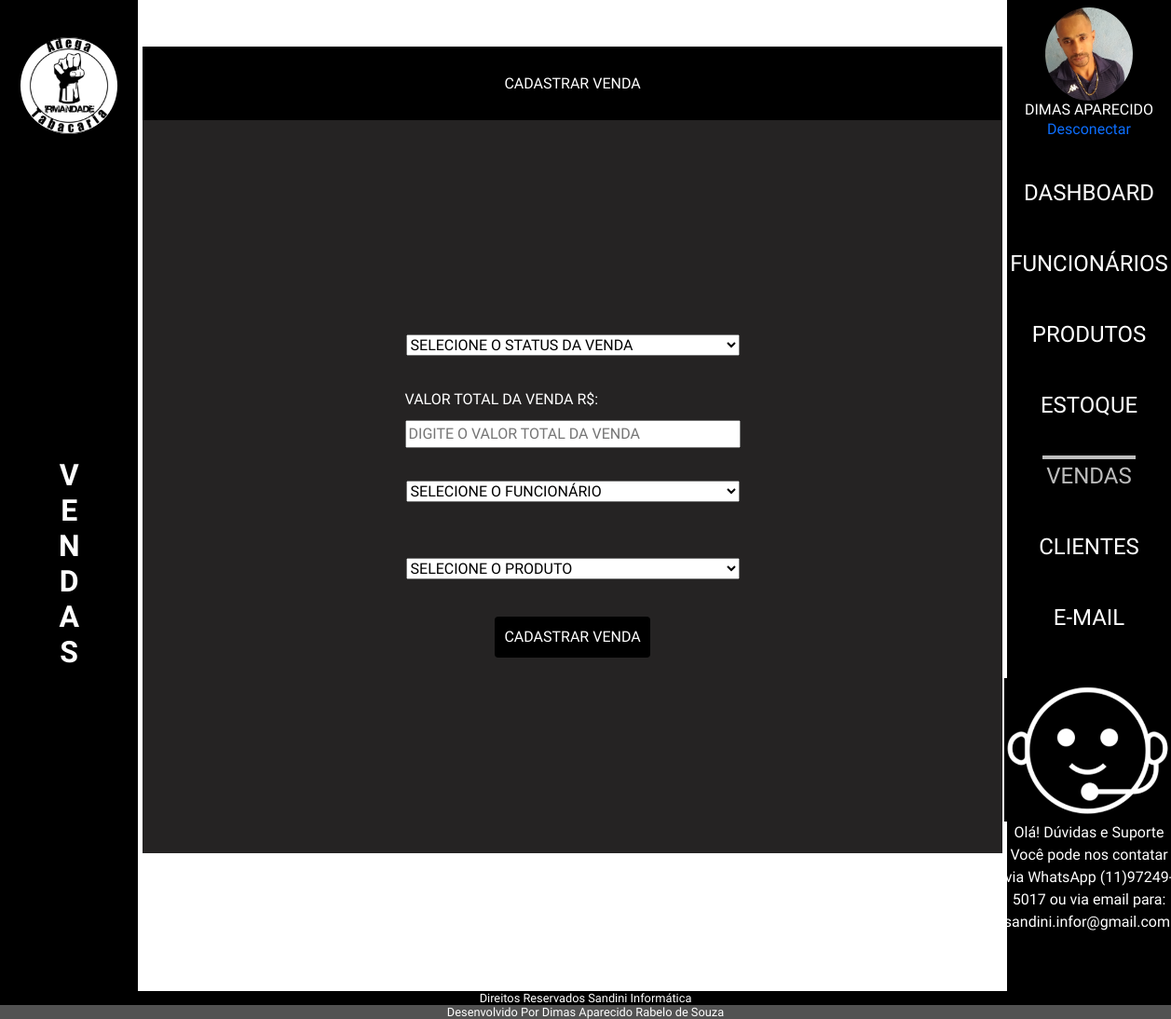
The page /admin/index.php?p=vendas&v=cadastrar (signed in) on the database its author committed.
### tables this page shows
CREATE TABLE `tblusuarios` (
  `idUsuario` int(11) NOT NULL,
  `nomeUsuario` varchar(50) NOT NULL,
  `emailUsuario` varchar(80) NOT NULL,
  `senhaUsuario` varchar(20) NOT NULL,
  `statusUsuario` varchar(10) NOT NULL,
  `fotoUsuario` varchar(100) NOT NULL
);

### admin/authenticacao.php (called while the page is built, shortened)
<?php
if (isset($_SESSION['idUsuario'])) {
    $tipoUsuario = 'cliente';
} elseif (isset($_SESSION['idFuncionario'])) {
    $id = $_SESSION['idFuncionario'];
    $tipoUsuario = 'funcionario';
} else {
    header("location: http://localhost/AdegaIrmandadeLocal/admin/loginAdmin.php");
    exit;
}
$pagina = @$_GET['p'];
require_once('class/cliente.php');
require_once('class/funcionario.php');
if ($tipoUsuario === 'cliente') {
    $usuarios = new ClienteClass($id);
} elseif ($tipoUsuario === 'funcionario') {
    $funcionarios = new FuncionarioClass($id);
    $usuario = $funcionarios;
}

### admin/class/cliente.php (called while the page is built, shortened)
<?php
class ClienteClass
{
    public $idUsuario;
public function __construct($id = false)
    {
        if ($id) {
            $this->idUsuario = $id;
            $this->Carregar();
        }
    }
    public function Carregar()
    {
        $query = "SELECT * FROM tblusuarios WHERE idUsuario = " . $this->idUsuario;
        $conn = Conexao::LigarConexao();
        $resultado = $conn->query($query);
        $lista = $resultado->fetchAll();
        foreach ($lista as $linha) {
            $this->nomeUsuario = $linha['nomeUsuario'];
            $this->fotoUsuario = $linha['fotoUsuario'];
        }
        }
 }

### admin/vendas/cadastrar.php (the view, shortened to what this page needs)
<h1 class="h1Atual">Cadastrar Venda</h1>
<form class="formVendas"   action="index.php?p=vendas&v=cadastrar" method="POST" enctype="multipart/form-data">
    <div>
        <select class="seleVendas"   aria-label="Default select example" name="statusVenda" required>
            <option selected disabled>Selecione o Status da Venda</option>
        </select>
    </div>
    <div>
        <label for="valorTotalVenda">Valor Total da Venda R$:</label>
        <input type="text" name="valorTotalVenda" pattern="\d+(\.\d{1,2})?" id="valorTotalVenda" required placeholder="digite o valor total da venda">
    </div>
    <div>
        <select class="seleVendas"   aria-label="Default select example" name="idFuncionario" id="idFuncionario" required>
            <option selected disabled>Selecione o Funcionário</option>
        </select>
    </div>
    <div>
        <select class="seleVendas" aria-label="Default select example" name="idProduto" id="idProduto" required>
            <option selected disabled>Selecione o Produto</option>
        </select>
    </div>
    <div>
        <button type="submit">Cadastrar Venda</button>
    </div>
</form>

### admin/index.php (shortened to what this page needs)
<?php
require_once('authenticacao.php');
?>
<!DOCTYPE html>
<html lang="pt-BR">
<head>
    <link rel="stylesheet" href="../src/css/reset.css">
    <link rel="stylesheet" href="https://cdnjs.cloudflare.com/ajax/libs/animate.css/4.1.1/animate.min.css">
    <link rel="stylesheet" href="https://cdn.jsdelivr.net/npm/bootstrap@5.3.2/dist/css/bootstrap.min.css">
    <link rel="stylesheet" href="./css/estilo.css">
</head>
<body>
    <main>
        <section class="topoEsquerda">
            <h1>
                <img src="img/logoadega.png" alt=" imagem da logo">
            </h1>
            <?php
            if ($pagina == '') {
                $texto = '';
            } else {
                $texto = '' . $pagina;
            }
            echo '<h2 class="vertical-text">';
            for ($i = 0; $i < strlen($texto); $i++) {
                echo '<span>' . $texto[$i] . '</span>';
            }
            echo '</h2>';
            ?>
        </section>
        <div class="box">
            <?php
            switch ($pagina) {
                case 'vendas':
                    require_once('vendas/vendas.php');
                    break;
            }
            ?>
        </div>
        <div class="menu">
            <?php
            $pagina = @$_GET['p'];
            ?>
            <div class="divlogin">
                <?php
                $foto = isset($usuarios->fotoUsuario) ? $usuarios->fotoUsuario : (isset($funcionarios->fotoFuncionario) ? $funcionarios->fotoFuncionario : null);
                $nome = isset($usuarios->nomeUsuario) ? $usuarios->nomeUsuario : (isset($funcionarios->nomeFuncionario) ? $funcionarios->nomeFuncionario : null);
                if (!empty($foto)) {
                    echo '<img src="../admin/img/' . $foto . '" alt="User">';
                } else {
                    echo '<img src="../admin/img/btnuser.png" alt="Imagem Padrão">';
                }
                echo '<h2>' . $nome . '</h2>';
                ?>
                <a href="desconectar.php">Desconectar</a>
            </div>
            <nav>
                <ul>
                    <li><a href="index.php?p=dashboard" class="<?= ($pagina == 'dashboard' || $pagina == '') ? 'menuAtivo' : ''; ?>"> Dashboard </a></li>
                    <li><a href="index.php?p=funcionarios" class="<?= ($pagina == 'funcionarios') ? 'menuAtivo' : ''; ?>"> Funcionários </a></li>
                    <li><a href="index.php?p=produtos" class="<?= ($pagina == 'produtos') ? 'menuAtivo' : ''; ?>"> Produtos </a></li>
                    <li><a href="index.php?p=estoque" class="<?= ($pagina == 'estoque') ? 'menuAtivo' : ''; ?>"> Estoque </a></li>
                    <li><a href="index.php?p=vendas" class="<?= ($pagina == 'vendas') ? 'menuAtivo' : ''; ?>"> Vendas </a></li>
                    <li><a href="index.php?p=clientes" class="<?= ($pagina == 'clientes') ? 'menuAtivo' : ''; ?>"> Clientes </a></li>
                    <li><a href="index.php?p=contato" class="<?= ($pagina == 'contato') ? 'menuAtivo' : ''; ?>"> E-mail </a></li>
                    <li class="geralAjuda"><img class="iconeAjuda" src="../admin/img/ajudaSuporte.png" alt=""></a>
                        <p class="msnSuporte">Olá! Dúvidas e Suporte
                            Você pode nos contatar
                            via WhatsApp (11)97249-5017
                            ou via email para:
                            sandini.infor@gmail.com.</p>
                    </li>
                </ul>
            </nav>
        </div>
    </main>
    <footer class="rodape">
        <h2>Direitos Reservados Sandini Informática</h2>
        <h2 class="h2d">Desenvolvido Por Dimas Aparecido Rabelo de Souza</h2>
    </footer>
</body>
</html>

### admin/css/estilo.css (style rules this page uses)
* a, h1, h2, h3, h4 { font-family: 'Secular One'; font-size: 16px; text-align: center; margin: 0; padding: 0; box-sizing: border-box; text-decoration: none; }
textarea, select, input { text-transform: uppercase; }
body { display: flex; flex-direction: column; min-height: 100vh; color: #ffffff; }
.vertical-text { writing-mode: vertical-lr; text-orientation: upright; white-space: nowrap; display: inline-block; font-family: 'Secular One'; font-size: 2.0em; font-weight: bold; text-transform: uppercase; }
h1 { width: 80%; margin-top: 10px }
h1 img { width: 70%; border-radius: 50%; }
.divlogin { width: 100%; display: flex; align-items: center; flex-direction: column; justify-content: space-between; padding: 8px; }
.divlogin img { border-radius: 50%; max-width: 180px; max-height: 100px; }
.topoEsquerda { background: #000000; display: flex; flex-direction: column; width: 200px; justify-content: space-between; align-items: center; padding-bottom: 345px; }
main { width: 100%; flex: 1; display: flex; }
.menu { display: flex; background: #000000; color: #ffffff; text-align: center; margin: 0 auto; width: 14%; align-items: center; flex-direction: column; }
ul { padding: 10px 20px; }
ul li { padding: 20px 20px; }
nav ul li a { color: #ffffff; text-decoration: none; font-size: 1.5em; text-transform: uppercase; }
.menuAtivo { color: #bdbdbd !important; border-top: solid 4px #bdbdbd; padding: 4px; }
.box { width: 100%; min-height: 400px; overflow: auto; box-sizing: border-box; padding: 40px 5px; color: #000000; }
.rodape { width: 100%; }
.rodape h2 { background: #000000; margin-bottom: 0; font-size: 0.8em; }
.rodape .h2d { background: #525252; }
h1 { text-align: center; background: #000000; width: 100%; padding: 30px 0px; text-transform: uppercase; }
form { display: flex; flex-direction: column; align-items: center; background: #252323; width: 100%; font-family: 'Secular One'; text-transform: uppercase; }
label { display: flex; flex-direction: column; margin: 5px 5px; color: #ffffff; }
input { margin: 5px 5px; width: 360px; text-transform: uppercase; }
select { margin: 30px; }
button { margin: 10px 0; padding: 10px; background-color: #000000; color: #fff; border: none; border-radius: 4px; text-transform: uppercase; }
.formVendas { display: flex; justify-content: center; height: 80%; }
.seleVendas { width: 358px; }
.h1Atual { color: #ffffff; }
.iconeAjuda { width: 100%; }
.msnSuporte { font-family: 'Secular One'; }
.geralAjuda { display: flex; flex-direction: column; margin-top: 7px; }

### rows shown on the page
tblusuarios: fotoUsuario (picture), nomeUsuario "DIMAS APARECIDO"

### other values the page prints
$texto[$i] "V"
$texto[$i] "E"
$texto[$i] "N"
$texto[$i] "D"
$texto[$i] "A"
$texto[$i] "S"
